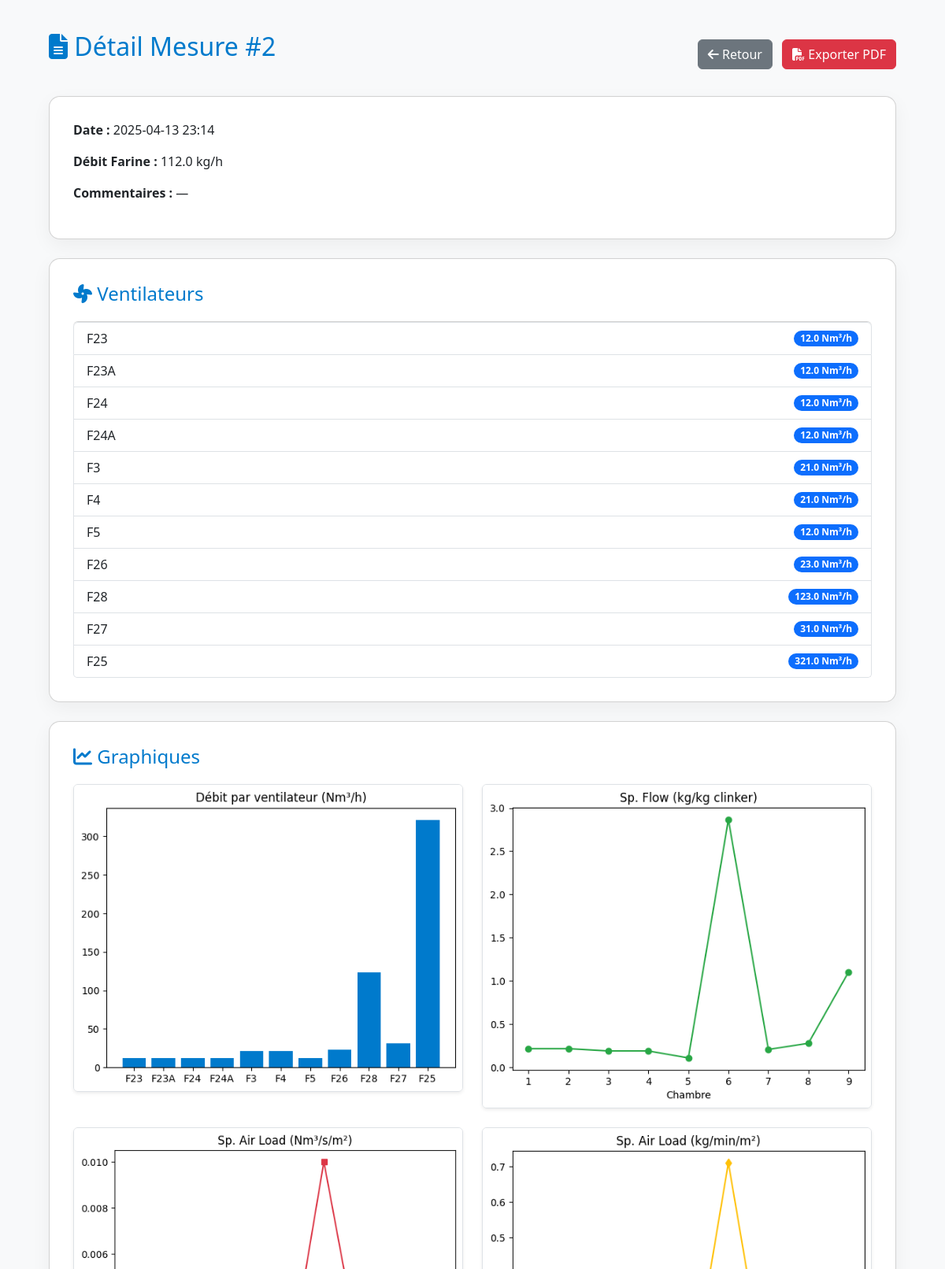
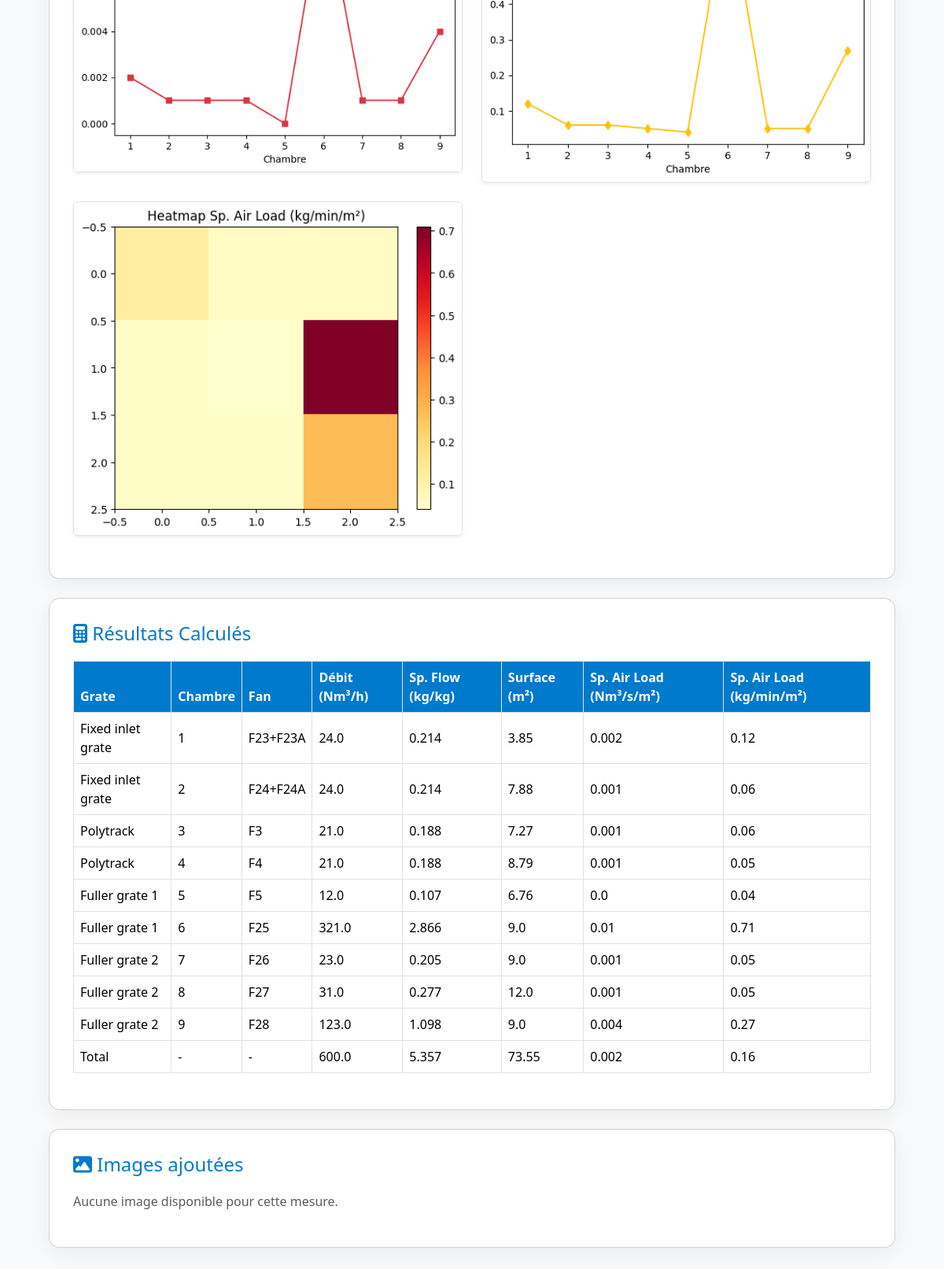
Page /mesures/2/ on the committed database (2 pictures, top to bottom).
### refroidisseur_app/models.py (models this page shows, shortened)
class MesureRefroidisseur(models.Model):
    date_heure = models.DateTimeField()
    debit_farine = models.FloatField()
    commentaires = models.TextField(blank=True, null=True)

class VentilateurMesure(models.Model):
    mesure = models.ForeignKey(MesureRefroidisseur, on_delete=models.CASCADE, related_name='ventilateurs')
    nom = models.CharField(max_length=50)
    debit = models.FloatField()

class ResultatCalcul(models.Model):
    mesure = models.ForeignKey(MesureRefroidisseur, on_delete=models.CASCADE, related_name='resultats')
    grate = models.CharField(max_length=100)
    chambre = models.CharField(max_length=20)
    fan = models.CharField(max_length=100)
    flow = models.FloatField()
    flow_specifique = models.FloatField()
    area = models.FloatField()
    sp_air_load = models.FloatField()
    sp_air_load_kg = models.FloatField()

### refroidisseur_app/views.py (the view)
# urls.py: path('mesures/<int:pk>/', views.mesure_detail, name='mesure_detail'),
def mesure_detail(request, pk):
    mesure = get_object_or_404(MesureRefroidisseur, pk=pk)
    noms = [v.nom for v in mesure.ventilateurs.all()]
    debits = [v.debit for v in mesure.ventilateurs.all()]
    resultats = mesure.resultats.exclude(chambre='-').order_by('chambre')
    flow_specifiques = [r.flow_specifique for r in resultats]
    air_loads = [r.sp_air_load for r in resultats]
    air_kg = [r.sp_air_load_kg for r in resultats]
    graphs = []
    fig, ax = plt.subplots()
    ax.bar(noms, debits, color="#007acc")
    ax.set_title("Débit par ventilateur (Nm³/h)")
    graphs.append(fig_to_base64(fig))
    fig, ax = plt.subplots()
    ax.plot(range(1, 10), flow_specifiques, marker='o', color='#28a745')
    ax.set_title("Sp. Flow (kg/kg clinker)")
    ax.set_xlabel("Chambre")
    graphs.append(fig_to_base64(fig))
    fig, ax = plt.subplots()
    ax.plot(range(1, 10), air_loads, marker='s', color='#dc3545')
    ax.set_title("Sp. Air Load (Nm³/s/m²)")
    ax.set_xlabel("Chambre")
    graphs.append(fig_to_base64(fig))
    fig, ax = plt.subplots()
    ax.plot(range(1, 10), air_kg, marker='d', color='#ffc107')
    ax.set_title("Sp. Air Load (kg/min/m²)")
    ax.set_xlabel("Chambre")
    graphs.append(fig_to_base64(fig))
    heatmap_data = np.array(air_kg).reshape(3, 3)
    fig, ax = plt.subplots()
    c = ax.imshow(heatmap_data, cmap='YlOrRd')
    plt.colorbar(c, ax=ax)
    ax.set_title("Heatmap Sp. Air Load (kg/min/m²)")
    graphs.append(fig_to_base64(fig))
    return render(request, 'mesure_detail.html', {
        'mesure': mesure,
        'graphs': graphs
    })

### refroidisseur_app/views.py (called while the page is built)
def fig_to_base64(fig):
    buf = io.BytesIO()
    fig.savefig(buf, format='png', bbox_inches='tight')
    plt.close(fig)
    buf.seek(0)
    return base64.b64encode(buf.read()).decode()

### refroidisseur_app/templates/mesure_detail.html (shortened to what this page needs)
<!DOCTYPE html>
<html lang="fr">
<head>
  <link href="https://cdn.jsdelivr.net/npm/bootstrap@5.3.2/dist/css/bootstrap.min.css" rel="stylesheet">
  <link rel="stylesheet" href="https://cdnjs.cloudflare.com/ajax/libs/font-awesome/6.5.1/css/all.min.css">
  <link rel="stylesheet" href="https://cdnjs.cloudflare.com/ajax/libs/animate.css/4.1.1/animate.min.css">
</head>
<body>
<div class="container animate__animated animate__fadeIn">
  <div class="d-flex justify-content-between align-items-center mb-4">
    <h2 class="section-title"><i class="fa-solid fa-file-alt"></i> Détail Mesure #{{ mesure.id }}</h2>
    <div>
      <a href="{% url 'mesures_list' %}" class="btn btn-secondary me-2">
        <i class="fa-solid fa-arrow-left"></i> Retour
      </a>
      <a href="{% url 'export_pdf' mesure.id %}" class="btn btn-danger">
        <i class="fa-solid fa-file-pdf"></i> Exporter PDF
      </a>
    </div>
  </div>
  <div class="card card-custom mb-4">
    <p><strong>Date :</strong> {{ mesure.date_heure|date:"Y-m-d H:i" }}</p>
    <p><strong>Débit Farine :</strong> {{ mesure.debit_farine }} kg/h</p>
    <p><strong>Commentaires :</strong> {{ mesure.commentaires|default:"—" }}</p>
  </div>
  <div class="card card-custom mb-4">
    <h4 class="section-title"><i class="fa-solid fa-fan"></i> Ventilateurs</h4>
    <ul class="list-group">
      {% for vent in mesure.ventilateurs.all %}
        <li class="list-group-item d-flex justify-content-between align-items-center">
          {{ vent.nom }}
          <span class="badge bg-primary rounded-pill">{{ vent.debit }} Nm³/h</span>
        </li>
      {% endfor %}
    </ul>
  </div>
  {% if graphs %}
  <div class="card card-custom mb-4">
    <h4 class="section-title"><i class="fa-solid fa-chart-line"></i> Graphiques</h4>
    <div class="row">
      {% for g in graphs %}
      <div class="col-md-6 mb-4">
        <img class="img-fluid rounded border shadow-sm" alt="Graphique">
      </div>
      {% endfor %}
    </div>
  </div>
  {% endif %}
  <div class="card card-custom mb-4">
    <h4 class="section-title"><i class="fa-solid fa-calculator"></i> Résultats Calculés</h4>
    <div class="table-responsive">
      <table class="table table-bordered align-middle">
        <thead>
          <tr>
            <th>Grate</th>
            <th>Chambre</th>
            <th>Fan</th>
            <th>Débit (Nm³/h)</th>
            <th>Sp. Flow (kg/kg)</th>
            <th>Surface (m²)</th>
            <th>Sp. Air Load (Nm³/s/m²)</th>
            <th>Sp. Air Load (kg/min/m²)</th>
          </tr>
        </thead>
        <tbody>
          {% for r in mesure.resultats.all %}
          <tr>
            <td>{{ r.grate }}</td>
            <td>{{ r.chambre }}</td>
            <td>{{ r.fan }}</td>
            <td>{{ r.flow }}</td>
            <td>{{ r.flow_specifique }}</td>
            <td>{{ r.area }}</td>
            <td>{{ r.sp_air_load }}</td>
            <td>{{ r.sp_air_load_kg }}</td>
          </tr>
          {% endfor %}
        </tbody>
      </table>
    </div>
  </div>
  <div class="card card-custom mb-4">
    <h4 class="section-title"><i class="fa-solid fa-image"></i> Images ajoutées</h4>
    {% if mesure.images.all %}
    <div class="row">
      {% for img in mesure.images.all %}
        <div class="col-md-4 mb-3">
          <img src="{{ img.image.url }}" class="img-fluid rounded shadow-sm" alt="Image">
        </div>
      {% endfor %}
    </div>
    {% else %}
    <p class="text-muted">Aucune image disponible pour cette mesure.</p>
    {% endif %}
  </div>
</div>
</body>
</html>

### refroidisseur_app/templates/mesure_detail.html (style rules this page uses)
body { background-color: #f8f9fa; font-family: 'Segoe UI', sans-serif; }
.container { max-width: 1100px; margin: 40px auto; }
.card-custom { background-color: white; border-radius: 14px; padding: 30px; box-shadow: 0 8px 24px rgba(0, 0, 0, 0.05); }
.section-title { color: #007acc; margin-bottom: 20px; }
.table th { background-color: #007acc; color: white; }

### rows in the picture
MesureRefroidisseur: id "2", date_heure "2025-04-13 23:14", debit_farine "112.0", commentaires "—"
VentilateurMesure: nom "F23", debit "12.0"
VentilateurMesure: nom "F23A", debit "12.0"
VentilateurMesure: nom "F24", debit "12.0"
VentilateurMesure: nom "F24A", debit "12.0"
VentilateurMesure: nom "F3", debit "21.0"
VentilateurMesure: nom "F4", debit "21.0"
VentilateurMesure: nom "F5", debit "12.0"
VentilateurMesure: nom "F26", debit "23.0"
VentilateurMesure: nom "F28", debit "123.0"
VentilateurMesure: nom "F27", debit "31.0"
VentilateurMesure: nom "F25", debit "321.0"
ResultatCalcul: grate "Fixed inlet grate", chambre "1", fan "F23+F23A", flow "24.0", flow_specifique "0.214", area "3.85", sp_air_load "0.002", sp_air_load_kg "0.12"
ResultatCalcul: grate "Fixed inlet grate", chambre "2", fan "F24+F24A", flow "24.0", flow_specifique "0.214", area "7.88", sp_air_load "0.001", sp_air_load_kg "0.06"
ResultatCalcul: grate "Polytrack", chambre "3", fan "F3", flow "21.0", flow_specifique "0.188", area "7.27", sp_air_load "0.001", sp_air_load_kg "0.06"
ResultatCalcul: grate "Polytrack", chambre "4", fan "F4", flow "21.0", flow_specifique "0.188", area "8.79", sp_air_load "0.001", sp_air_load_kg "0.05"
ResultatCalcul: grate "Fuller grate 1", chambre "5", fan "F5", flow "12.0", flow_specifique "0.107", area "6.76", sp_air_load "0.0", sp_air_load_kg "0.04"
ResultatCalcul: grate "Fuller grate 1", chambre "6", fan "F25", flow "321.0", flow_specifique "2.866", area "9.0", sp_air_load "0.01", sp_air_load_kg "0.71"
ResultatCalcul: grate "Fuller grate 2", chambre "7", fan "F26", flow "23.0", flow_specifique "0.205", area "9.0", sp_air_load "0.001", sp_air_load_kg "0.05"
ResultatCalcul: grate "Fuller grate 2", chambre "8", fan "F27", flow "31.0", flow_specifique "0.277", area "12.0", sp_air_load "0.001", sp_air_load_kg "0.05"
ResultatCalcul: grate "Fuller grate 2", chambre "9", fan "F28", flow "123.0", flow_specifique "1.098", area "9.0", sp_air_load "0.004", sp_air_load_kg "0.27"
ResultatCalcul: grate "Total", chambre "-", fan "-", flow "600.0", flow_specifique "5.357", area "73.55", sp_air_load "0.002", sp_air_load_kg "0.16"
